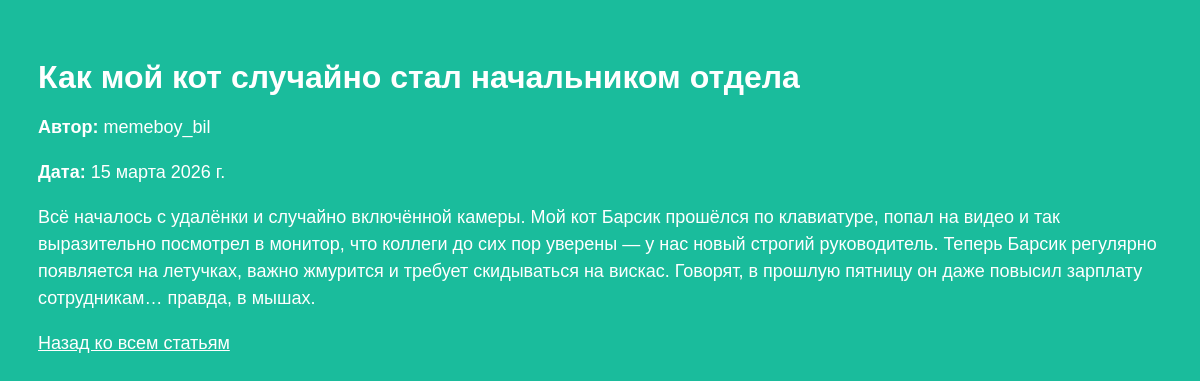
The app's page /article/1/ with its own data.
### articles/models.py (models this page shows, shortened)
class Article(models.Model):
    title = models.CharField(max_length=200)
    author = models.ForeignKey(User, on_delete=models.CASCADE)
    text = models.TextField()
    created_date = models.DateField(auto_now_add=True)

### articles/views.py (the view)
# urls.py: path('article/<int:article_id>/', get_article),
def get_article(request, article_id):
    post = get_object_or_404(Article, id=article_id)
    return render(request, 'article.html', {"post": post})

### articles/templates/article.html (shortened to what this page needs)
{% load static %}
<!DOCTYPE html>
<html lang="ru">
<head>
    <link rel="stylesheet" href="{% static 'css/article.css' %}">
</head>
<body class="article">
    <h1>{{ post.title }}</h1>
    <p><b>Автор:</b> {{ post.author.username }}</p>
    <p><b>Дата:</b> {{ post.created_date }}</p>
    <p>{{ post.text }}</p>
    <p><a href="/">Назад ко всем статьям</a></p>
</body>
</html>

### articles/static/css/article.css (style rules this page uses)
body { background: #1abc9c; font-family: Tahoma, Arial, sans-serif; color: #ffffff; padding: 30px; }
a { color: #ffffff; }
.archive h1, .article h1 { margin-bottom: 30px; }
.archive h2, .article h1 { margin-bottom: 10px; }
p { font-size: 18px; line-height: 1.5; }

### records on screen
Article: title "Как мой кот случайно стал начальником отдела", author.username "memeboy_bil", created_date "15 марта 2026 г.", text "Всё началось с удалёнки и случайно включённой камеры. Мой кот Барсик прошёлся по клавиатуре, попал на видео и так выразительно посмотрел в монитор, что коллеги до сих пор уверены — у нас новый строгий руководитель. Теперь Барсик регулярно появляется на летучках, важно жмурится и требует скидываться на вискас. Говорят, в прошлую пятницу он даже повысил зарплату сотрудникам… правда, в мышах."
